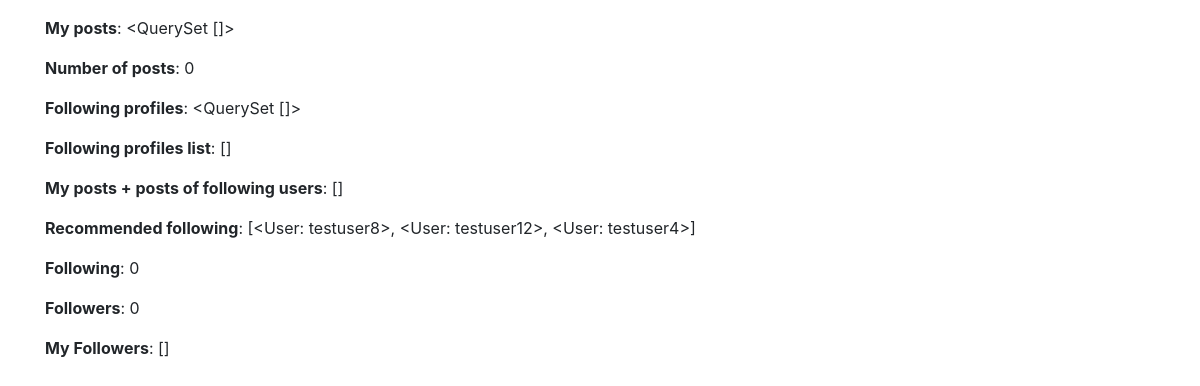
/profiles/test/ (signed in), run on an earlier commit of the app's database.
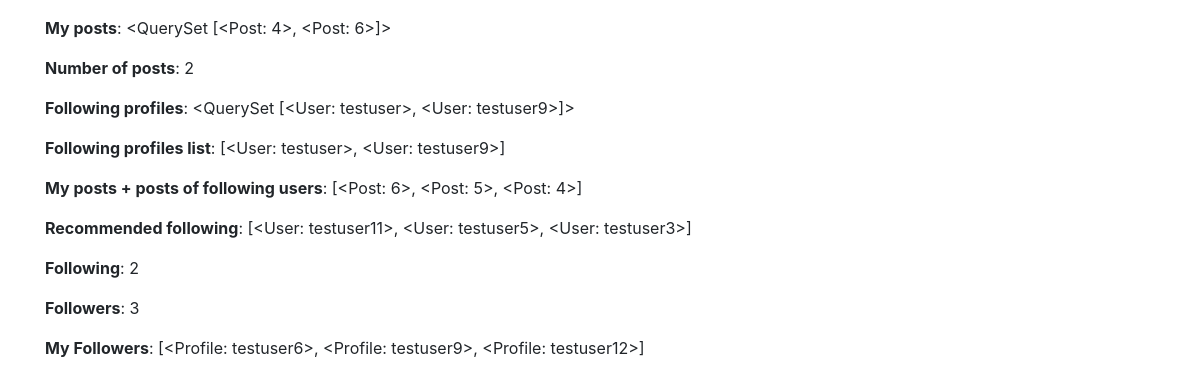
And on a later commit of the database.
### profiles/models.py (models this page shows)
class Profile(models.Model):
    user = models.OneToOneField(User, on_delete=models.CASCADE)
    avatar = models.ImageField(upload_to='avatars', default='avatar.png')
    background = models.ImageField(upload_to='backgrounds', default='background.jpg')
    following = models.ManyToManyField(User, related_name='following', blank=True)
    bio = models.TextField(default='Empty Bio')
    updated = models.DateTimeField(auto_now=True)
    created = models.DateTimeField(auto_now_add=True)
    def __str__(self):
        return str(self.user)
    def get_my_posts(self):
        return self.post_set.all()
    @property
    def num_posts(self):
        return self.post_set.all().count()
    def get_following(self):
        return self.following.all()
    def get_following_users(self):
        following_list = [p for p in self.get_following()]
        return following_list
    def get_my_and_following_posts(self):
        users = [user for user in self.get_following_users()]
        posts = []
        qs = None
        for u in users:
            p = Profile.objects.get(user=u)
            p_posts = p.post_set.all()
            posts.append(p_posts)
        my_posts = self.post_set.all()
        posts.append(my_posts)
        if len(posts) > 0:
            qs = sorted(chain(*posts), reverse=True, key=lambda obj: obj.created)
        return qs
    def get_proposals_for_following(self):
        profiles = Profile.objects.all().exclude(user=self.user)
        followers_list = [p for p in self.get_following()]
        available = [p.user for p in profiles if p.user not in followers_list]
        random.shuffle(available)
        return available[:3]
    @property
    def following_count(self):
        return self.get_following().count()
    def get_followers(self):
        qs = Profile.objects.all()
        followers_list = []
        for profile in qs:
            if self.user in profile.get_following():
                followers_list.append(profile)
        return followers_list
    @property
    def follower_count(self):
        return len(self.get_followers())

### posts/models.py (models this page shows, shortened)
class Post(models.Model):
    picture = models.ImageField(upload_to='images', blank=True)
    body = models.TextField()
    liked = models.ManyToManyField(User, default=None, blank=True)
    author = models.ForeignKey(Profile, on_delete=models.CASCADE, null=True)
    updated = models.DateTimeField(auto_now=True)
    created = models.DateTimeField(auto_now_add=True, null=True)
    def __str__(self):
        return str(self.pk)

### profiles/views.py (the view)
# urls.py: path('test/', profile_test_view, name="profile-test"),
def profile_test_view(request):
    profile = Profile.objects.get(user=request.user)
    return render(request, 'profiles/test_profile.html', {'profile': profile})

### profiles/templates/profiles/test_profile.html (shortened to what this page needs)
{% extends 'base.html' %}
{% block content %}
<p><b>My posts</b>: {{profile.get_my_posts}}</p>
<p><b>Number of posts</b>: {{profile.num_posts}}</p>
<p><b>Following profiles</b>: {{profile.get_following}}</p>
<p><b>Following profiles list</b>: {{profile.get_following_users}}</p>
<p><b>My posts + posts of following users</b>: {{profile.get_my_and_following_posts}}</p>
<p><b>Recommended following</b>: {{profile.get_proposals_for_following}}</p>
<p><b>Following</b>: {{profile.following_count}}</p>
<p><b>Followers</b>: {{profile.follower_count}}</p>
<p><b>My Followers</b>: {{profile.get_followers}}</p>
{% endblock content %}

### templates/base.html (shortened to what this page needs)
{% load static %}
<!doctype html>
<html lang="en">
  <head>
    <link rel="stylesheet" href="https://cdn.jsdelivr.net/npm/bootstrap@4.5.3/dist/css/bootstrap.min.css">
    <link rel="stylesheet" href="https://cdnjs.cloudflare.com/ajax/libs/cropper/4.1.0/cropper.min.css">
    <link rel="stylesheet" href={% static 'style.css' %}>
  </head>
  <body>
    <div class="container mt-3">
        {% block content %}
        {% endblock content %}
    </div>
  </body>
</html>

What changed in the data, as far as the page shows it:
changed Profile: get_my_posts "<QuerySet []>" → "<QuerySet [<Post: 4>, <Post: 6>]>"; num_posts "0" → "2"; get_following "<QuerySet []>" → "<QuerySet [<User: testuser>, <User: testuser9>]>"; get_following_users "[]" → "[<User: testuser>, <User: testuser9>]"; get_my_and_following_posts "[]" → "[<Post: 6>, <Post: 5>, <Post: 4>]"; get_proposals_for_following "[<User: testuser8>, <User: testuser12>, <User: testuser4>]" → "[<User: testuser11>, <User: testuser5>, <User: testuser3>]"; following_count "0" → "2"; follower_count "0" → "3"; get_followers "[]" → "[<Profile: testuser6>, <Profile: testuser9>, <Profile: testuser12>]"
